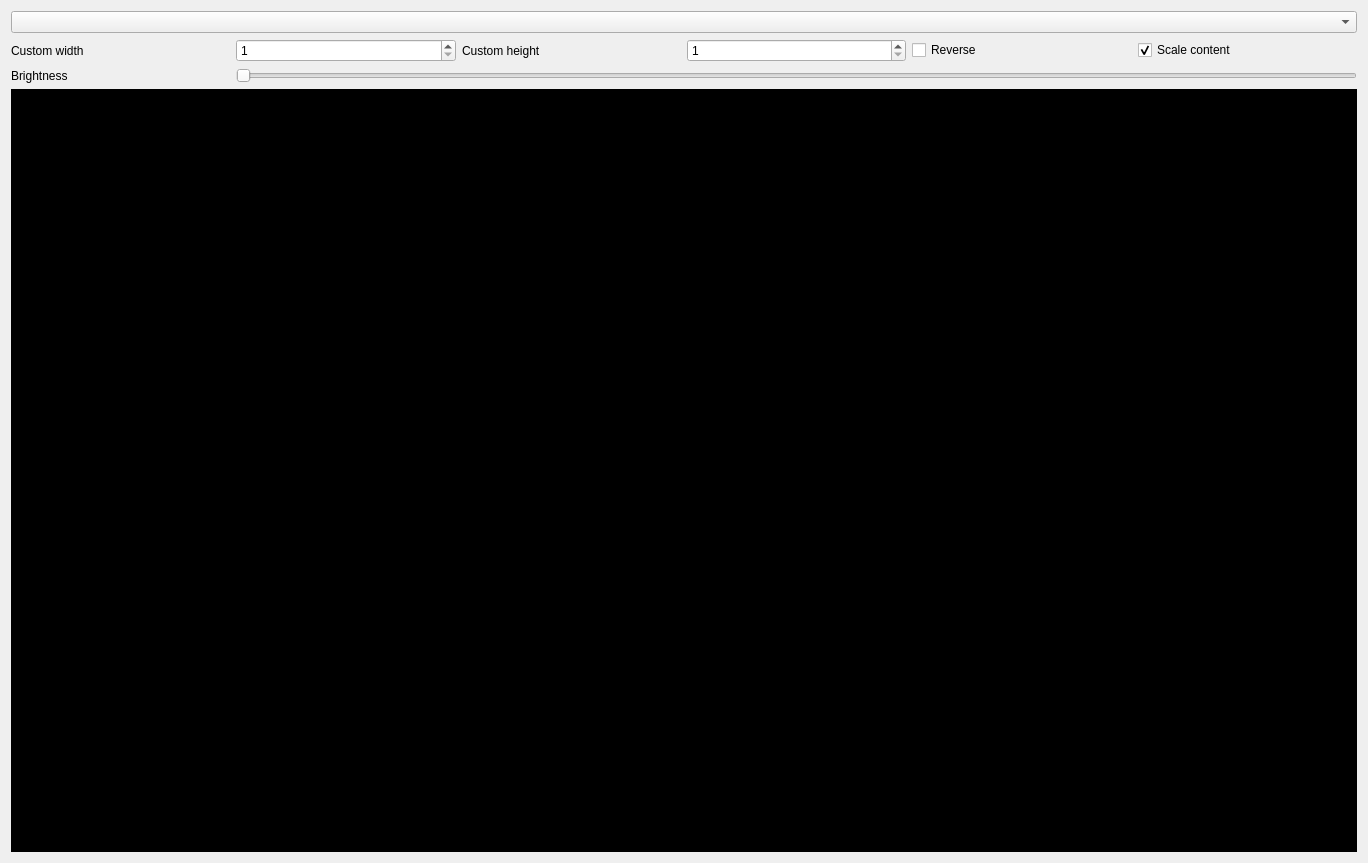
<?xml version="1.0" encoding="UTF-8"?>
<ui version="4.0">
 <class>LivePreviewController</class>
 <widget class="QWidget" name="LivePreviewController">
  <property name="geometry">
   <rect>
    <x>0</x>
    <y>0</y>
    <width>1368</width>
    <height>863</height>
   </rect>
  </property>
  <property name="windowTitle">
   <string>Form</string>
  </property>
  <layout class="QGridLayout" name="gridLayout">
   <item row="1" column="4">
    <widget class="QCheckBox" name="reverse">
     <property name="text">
      <string>Reverse</string>
     </property>
    </widget>
   </item>
   <item row="2" column="0">
    <widget class="QLabel" name="label_3">
     <property name="text">
      <string>Brightness</string>
     </property>
    </widget>
   </item>
   <item row="1" column="1">
    <widget class="QSpinBox" name="width">
     <property name="minimum">
      <number>1</number>
     </property>
     <property name="maximum">
      <number>1024</number>
     </property>
    </widget>
   </item>
   <item row="1" column="2">
    <widget class="QLabel" name="label_2">
     <property name="text">
      <string>Custom height</string>
     </property>
    </widget>
   </item>
   <item row="1" column="3">
    <widget class="QSpinBox" name="height">
     <property name="minimum">
      <number>1</number>
     </property>
     <property name="maximum">
      <number>1024</number>
     </property>
    </widget>
   </item>
   <item row="1" column="0">
    <widget class="QLabel" name="label">
     <property name="text">
      <string>Custom width</string>
     </property>
    </widget>
   </item>
   <item row="1" column="5">
    <widget class="QCheckBox" name="scale">
     <property name="text">
      <string>Scale content</string>
     </property>
     <property name="checked">
      <bool>true</bool>
     </property>
    </widget>
   </item>
   <item row="0" column="0" colspan="6">
    <widget class="QComboBox" name="presets"/>
   </item>
   <item row="3" column="0" colspan="6">
    <widget class="PreviewWidget" name="preview_widget" native="true">
     <property name="sizePolicy">
      <sizepolicy hsizetype="Preferred" vsizetype="Preferred">
       <horstretch>1</horstretch>
       <verstretch>1</verstretch>
      </sizepolicy>
     </property>
     <property name="styleSheet">
      <string notr="true">background:black</string>
     </property>
    </widget>
   </item>
   <item row="2" column="1" colspan="5">
    <widget class="QSlider" name="brightness">
     <property name="maximum">
      <number>100</number>
     </property>
     <property name="orientation">
      <enum>Qt::Horizontal</enum>
     </property>
    </widget>
   </item>
  </layout>
 </widget>
 <customwidgets>
  <customwidget>
   <class>PreviewWidget</class>
   <extends>QWidget</extends>
   <header>PreviewWidget.h</header>
   <container>1</container>
  </customwidget>
 </customwidgets>
 <resources/>
 <connections/>
</ui>
